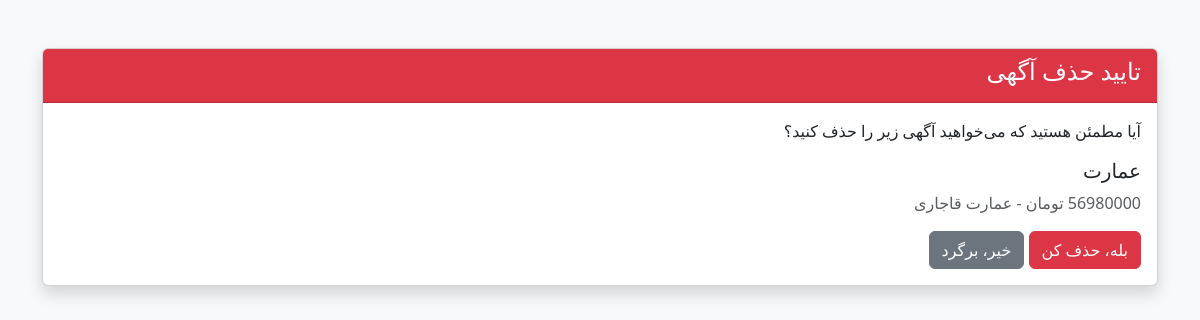
Screenshot of /ad/3/edit/ (signed in) with the database file from the repository.
### ads/models.py (models this page shows, shortened)
class Ad(models.Model):
    title = models.CharField(max_length=200)
    description = models.TextField()
    price = models.IntegerField()
    phone = models.CharField(max_length=15)
    created_at = models.DateTimeField(auto_now_add=True)
    user = models.ForeignKey(User, on_delete=models.CASCADE)
    category = models.ForeignKey(Category, on_delete=models.SET_NULL, null=True)

class Category(models.Model):
    name = models.CharField(max_length=100, unique=True)
    slug = models.SlugField(max_length=100, unique=True)
    class Meta:
        verbose_name_plural = "Categories"

### ads/views.py (the view, shortened to what this page needs)
# urls.py: path('ad/<int:pk>/edit/', views.edit_ad, name='edit_ad'),
@login_required
def edit_ad(request,pk):
    ad = get_object_or_404(Ad, pk=pk)
    if ad.user != request.user :
        messages.error(request, 'شما اجازه ویرایش این آگهی را ندارید.')
        return redirect ('ads:ad_detail', pk=pk)
    categories = Category.objects.all
    context = {
        'ad':ad,
        'categories': categories,
    }
    return render(request, 'ads/delete_ad.html', context)

### templates/ads/delete_ad.html (shortened to what this page needs)
<!DOCTYPE html>
<html lang="fa" dir="rtl">
<head>
    <link href="https://cdn.jsdelivr.net/npm/bootstrap@5.3.3/dist/css/bootstrap.rtl.min.css" rel="stylesheet">
</head>
<body class="bg-light">
    <div class="container mt-5">
        <div class="card shadow">
            <div class="card-header bg-danger text-white">
                <h4>تایید حذف آگهی</h4>
            </div>
            <div class="card-body">
                <p>آیا مطمئن هستید که می‌خواهید آگهی زیر را حذف کنید؟</p>
                <h5>{{ ad.title }}</h5>
                <p class="text-muted">{{ ad.price|floatformat:0 }} تومان - {{ ad.category.name }}</p>
                <form method="post">
                    <button type="submit" class="btn btn-danger">بله، حذف کن</button>
                    <a href="{% url 'ads:ad_detail' ad.pk %}" class="btn btn-secondary">خیر، برگرد</a>
                </form>
            </div>
        </div>
    </div>
</body>
</html>

### rows the page displays
Ad: title "عمارت", price "56980000", category.name "عمارت قاجاری"
